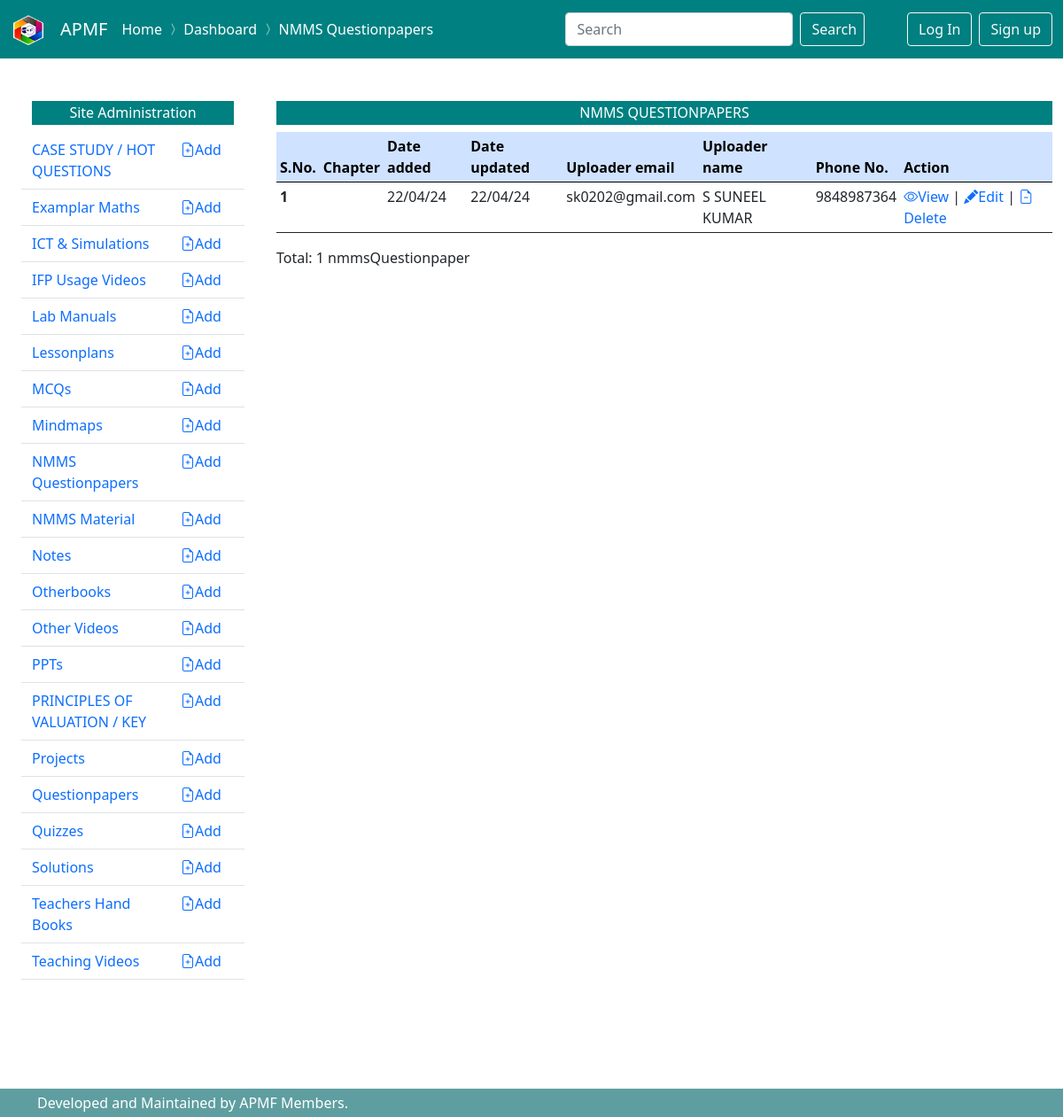
/dashboard/nmms-questionpaper/, run on the app's committed database.
### nmms_questionpapers/models.py (models this page shows, shortened)
class NmmsQuestionpaper(models.Model):
    title = models.CharField(max_length=100)
    description = models.CharField(max_length = 100, blank=True)
    date_added = models.DateTimeField(auto_now_add=True)
    date_updated = models.DateTimeField(auto_now = True)
    uploaded_by = models.ForeignKey(get_user_model(), on_delete=models.CASCADE)
    file = models.FileField(upload_to='files')
    class Meta:
        ordering = [
            'date_added'
        ]

### users/models.py (models this page shows, shortened)
class MyUser(AbstractBaseUser):
    email=models.EmailField(
        verbose_name ='email address',
        max_length = 255,
        unique = True,
    )
    phone_number = models.CharField(max_length=10, validators=[RegexValidator(regex='^(\+?\d{1,3})?[-.\s]?\(?\d{3}\)?[-.\s]?\d{3}[-.\s]?\d{4}$')])
    name = models.CharField(max_length=50)
    is_active = models.BooleanField(default=True)
    is_admin = models.BooleanField(default=False)
    objects = MyUserManager()
    USERNAME_FIELD = 'email'
    REQUIRED_FIELDS = ['phone_number', 'name']

### dashboard/views.py (the view)
# urls.py: path('dashboard/nmms-questionpaper/', views.DashboardNmmsQuestionpaperListView.as_view(), name='dashboard_nmmsQuestionpaper_list'),
class DashboardNmmsQuestionpaperListView(nmms_questionpaper_views.NmmsQuestionpaperListView):
    template_name = 'dashboard/nmms_questionpapers/list.html'
    success_url = reverse_lazy('dashboard_nmmsQuestionpaper_list')

### nmms_questionpapers/views.py (called while the page is built)
    def get_context_data(self, **kwargs):
        context = super().get_context_data(**kwargs)
        context['requests'] = Message.objects.filter(request_for = 'nmms_question_paper')
        return context

### dashboard/templates/dashboard/nmms_questionpapers/list.html (shortened to what this page needs)
{% extends "dashboard/dashboard.html" %}
{% load static %}
{% block navigation %}
<span class="navbar-text" >
  <a href="{% url "home" %}" style ="text-decoration:none">Home</a>
  <i class="bi bi-chevron-compact-right"></i>
  <a href="{% url "dashboard" %}" style ="text-decoration:none">Dashboard</a>
  <i class="bi bi-chevron-compact-right"></i>
  <a href="#" style ="text-decoration:none">NMMS Questionpapers</a>
</span>
{% endblock navigation %}
{% block content %}
<h6 class ="p-1 text-center" style="background-color:teal; color:white"> NMMS QUESTIONPAPERS</h6>
<table class="table table-sm table-hover">
    <thead class="table-primary" >
      <tr  >
        <th scope="col">S.No.</th>
        <th scope="col">Chapter</th>
        <th scope="col">Date added</th>
        <th scope="col">Date updated</th>
        <th scope="col">Uploader email</th>
        <th scope="col">Uploader name</th>
        <th scope="col">Phone No.</th>
        <th scope="col">Action</th>
      </tr>
    </thead>
    <tbody>
        {% for nmmsQuestionpaper in  nmmsQuestionpapers %}
      <tr>
        <th scope="row">{{forloop.counter}}</th>
        <td>{{nmmsQuestionpaper.chapter|title}}</td>
        <td>{{nmmsQuestionpaper.date_added|date:'d/m/y'}}</td>
        <td>{{nmmsQuestionpaper.date_updated|date:'d/m/y'}}</td>
        <td>{{nmmsQuestionpaper.uploaded_by.email}}</td>
        <td>{{nmmsQuestionpaper.uploaded_by.name|upper}}</td>
        <td>{{nmmsQuestionpaper.uploaded_by.phone_number}}</td>
        <td><a style="text-decoration:none;" href= '{{ nmmsQuestionpaper.file.url }}'><i class="bi bi-eye"></i>View </a>|
          <a style="text-decoration:none;" href= '{% url "dashboard_nmmsQuestionpaper_update" nmmsQuestionpaper.pk %}'><i class="bi bi-pencil-fill"></i>Edit </a>|
          <a style="text-decoration:none;" href= '{% url "dashboard_nmmsQuestionpaper_delete" nmmsQuestionpaper.pk %}'><i class="bi bi-file-earmark-minus"></i>Delete </a> </td>
      </tr>
      {% endfor %}
      </table>
      Total: {{nmmsQuestionpapers|length}} nmmsQuestionpaper{{nmmsQuestionpapers|length|pluralize:'s'}}
{% endblock content %}

### data on the page
NmmsQuestionpaper: date_added "22/04/24", date_updated "22/04/24", uploaded_by.email "sk0202@gmail.com", uploaded_by.name "S SUNEEL KUMAR", uploaded_by.phone_number "9848987364"

### other printed values
{{ nmmsQuestionpapers|length }} "1"
